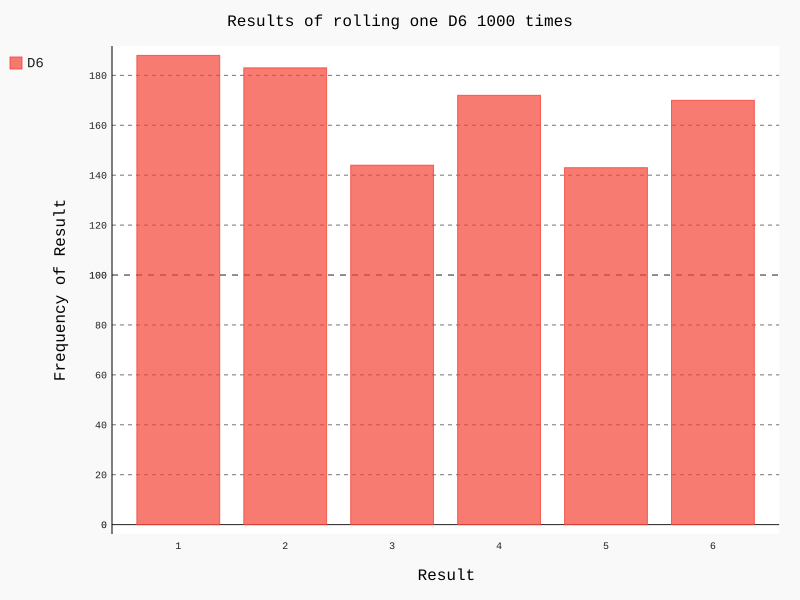

This chart was generated by the following Python code:
from die import Die
import pygal

#创建一个D6
die = Die()

#掷几次骰子，并将结果存储在一个列表中
results = []
for roll_num in range(1000):
    result = die.roll()
    results.append(result)

#分析结果
frequencies = []
for value in range(1, die.num_sides+1):
    frequency = results.count(value)
    frequencies.append(frequency)

hist = pygal.Bar()

hist.title = "Results of rolling one D6 1000 times"
hist.x_labels = ['1', '2', '3', '4', '5', '6']
hist.x_title = "Result"
hist.y_title = "Frequency of Result"

hist.add('D6', frequencies)
hist.render_to_file('die_visual.svg')
